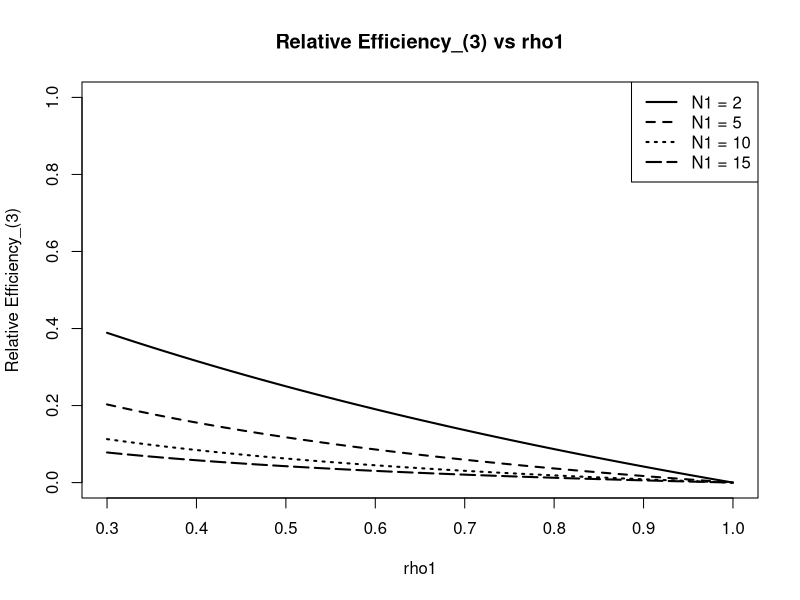
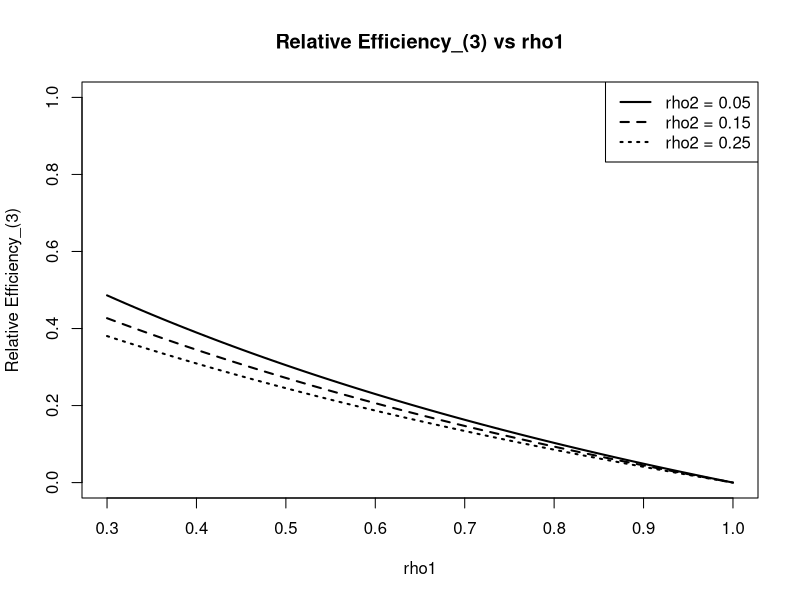
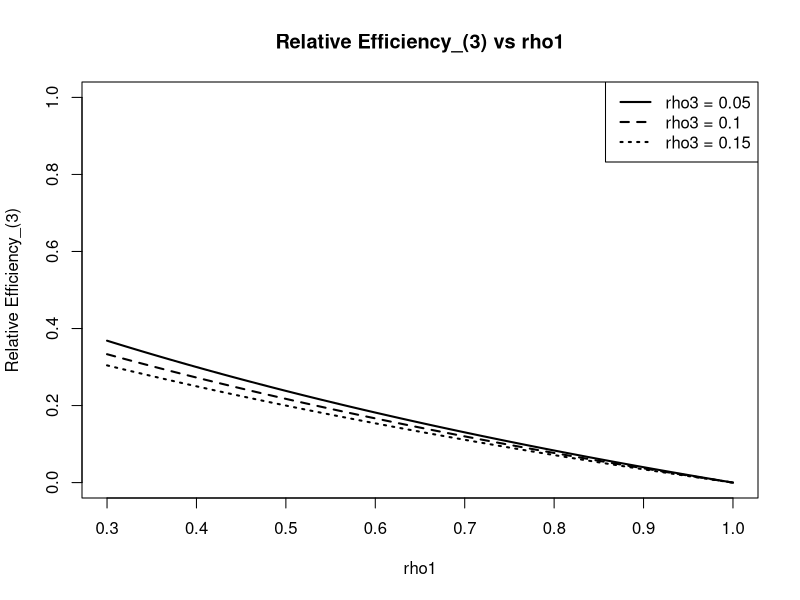

R code for these plots, in order:
# ============================================================================
# Produces: Figure 1 (panels a-c): relative efficiency of randomization at level 4 vs level 1
# Run via main.R, or on its own from the package folder. See README.txt.
# ============================================================================
### --- First Plot: Varying N1 Values ---

N1_values <- c(2, 5, 10, 15)
N2 <- 2
N3 <- 2
rho2 <- 0.15
rho3 <- 0.05
rho1_seq <- seq(0.3, 1, by = 0.01)

line_types1 <- c(1, 2, 3, 5)  # solid, dashed, dotted, longdash

plot(rho1_seq, rep(NA, length(rho1_seq)), type = "n",
     xlim = c(0.3, 1), ylim = c(0, 1),
     xlab = "rho1",
     ylab = "Relative Efficiency_(3)",
     main = "Relative Efficiency_(3) vs rho1")

for (i in 1:length(N1_values)) {
  N1 <- N1_values[i]
  RE_values <- (1 - rho1_seq) / (1 + (N1 - 1) * rho1_seq + N1 * (N2 - 1) * rho2 + (N3 - 1) * N2 * N1 * rho3)
  lines(rho1_seq, RE_values, col = "black", lwd = 2, lty = line_types1[i])
}

legend("topright", legend = paste("N1 =", N1_values), col = "black", lwd = 2, lty = line_types1)



### --- Second Plot: Varying rho2 Values ---

N1 <- 2
rho2_values <- c(0.05, 0.15, 0.25)
N2 <- 2
N3 <- 2
rho3 <- 0.01
rho1_seq <- seq(0.3, 1, by = 0.01)

line_types2 <- c(1, 2, 3)  # solid, dashed, dotted

plot(rho1_seq, rep(NA, length(rho1_seq)), type = "n",
     xlim = c(0.3, 1), ylim = c(0, 1),
     xlab = "rho1",
     ylab = "Relative Efficiency_(3)",
     main = "Relative Efficiency_(3) vs rho1")

for (i in 1:length(rho2_values)) {
  rho2 <- rho2_values[i]
  RE_values <- (1 - rho1_seq) / (1 + (N1 - 1) * rho1_seq + N1 * (N2 - 1) * rho2 + (N3 - 1) * N2 * N1 * rho3)
  lines(rho1_seq, RE_values, col = "black", lwd = 2, lty = line_types2[i])
}

legend("topright", legend = paste("rho2 =", rho2_values), col = "black", lwd = 2, lty = line_types2)



### --- Third Plot: Varying rho3 Values ---

N1 <- 2
rho3_values <- c(0.05, 0.1, 0.15)
N2 <- 2
N3 <- 2
rho2 <- 0.2
rho1_seq <- seq(0.3, 1, by = 0.01)

line_types3 <- c(1, 2, 3)  # solid, dashed, dotted

plot(rho1_seq, rep(NA, length(rho1_seq)), type = "n",
     xlim = c(0.3, 1), ylim = c(0, 1),
     xlab = "rho1",
     ylab = "Relative Efficiency_(3)",
     main = "Relative Efficiency_(3) vs rho1")

for (i in 1:length(rho3_values)) {
  rho3 <- rho3_values[i]
  RE_values <- (1 - rho1_seq) / (1 + (N1 - 1) * rho1_seq + N1 * (N2 - 1) * rho2 + (N3 - 1) * N2 * N1 * rho3)
  lines(rho1_seq, RE_values, col = "black", lwd = 2, lty = line_types3[i])
}

legend("topright", legend = paste("rho3 =", rho3_values), col = "black", lwd = 2, lty = line_types3)
